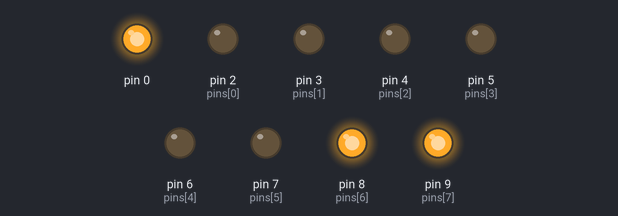
Bench run of a sketch on a simulated Arduino Uno, built with avr-gcc and run on an emulated ATmega328P. Parts: output pins drawn as LEDs (lit = HIGH).

Above: at 0.2 s.
At 0.7 s:
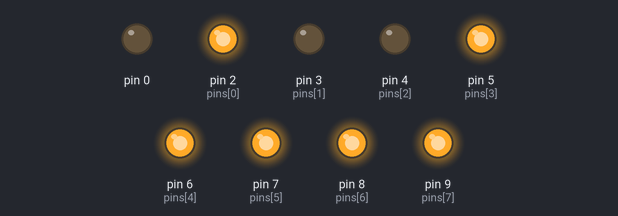
At 1.2 s:
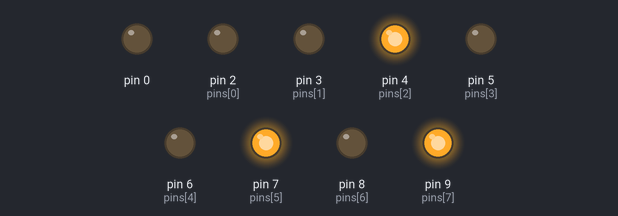
At 2.2 s:
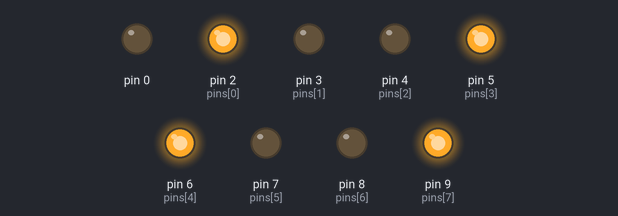
At 3.2 s:
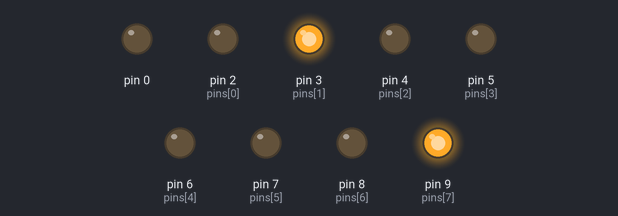
At 4.7 s:
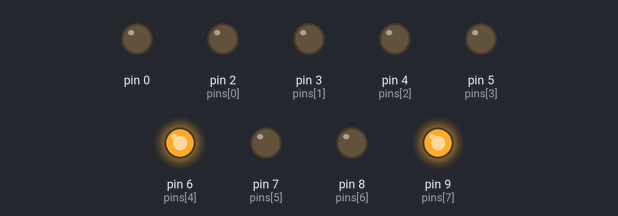
Timing chart, 0 to 5.8 s (numbered marks = the images above):
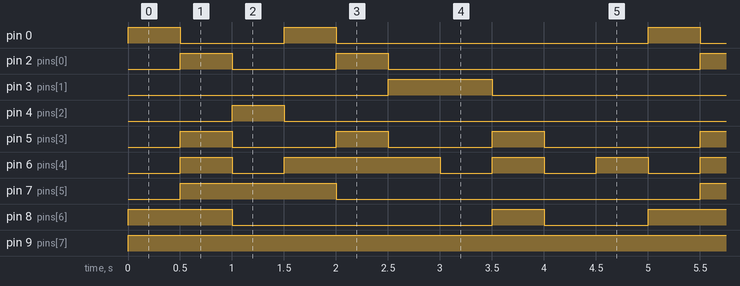

The sketch:

FND____.ino
```cpp
int pins[8] = {2,3,4,5,6,7,8,9};
int arr[10][8] = {
  {1,1,1,1,1,1,0,0},
  {0,1,1,0,0,0,0,0},
  {1,1,0,1,1,0,1,0},
  {1,1,1,1,0,0,1,0},
  {0,1,1,0,0,1,1,0},
  {1,0,1,1,0,1,1,0},
  {1,0,1,1,1,1,1,0},
  {1,1,1,0,0,1,0,0},
  {1,1,1,1,1,1,1,0},
  {1,1,1,1,0,1,1,0}
};

void setup() {
  for(int i = 0; i<9; i++)
  {
    pinMode(pins[i], OUTPUT);
  }
}

void loop() {
  for(int j = 0; j<10; j++)
  {
    for(int i = 0; i<9; i++)
    {
      digitalWrite(pins[i], !(arr[j][i]));
    }
    delay(500);
  }
}
```

Measured:
- by itself, pin 0, pin 2 (pins[0]): repeats every 5.0 s: LOW 1.0 s, HIGH 0.50 s, LOW 3.0 s, HIGH 0.50 s
- by itself, pin 3 (pins[1]): alternates HIGH for 1.0 s and LOW for 4.0 s
- by itself, pin 4 (pins[2]): alternates HIGH for 0.50 s and LOW for 4.5 s
- by itself, pin 5 (pins[3]): repeats every 5.0 s: 2 × (LOW 1.0 s, HIGH 0.50 s), LOW 1.5 s, HIGH 0.50 s
- by itself, pin 6 (pins[4]): repeats every 5.0 s: LOW 0.50 s, HIGH 1.5 s, 3 × (LOW 0.50 s, HIGH 0.50 s)
- by itself, pin 7 (pins[5]): alternates HIGH for 1.5 s and LOW for 3.5 s
- by itself, pin 8 (pins[6]): repeats every 5.0 s: LOW 2.5 s, HIGH 0.50 s, LOW 1.0 s, HIGH 1.0 s
- by itself, pin 9 (pins[7]): LOW → HIGH at 0.00 s
